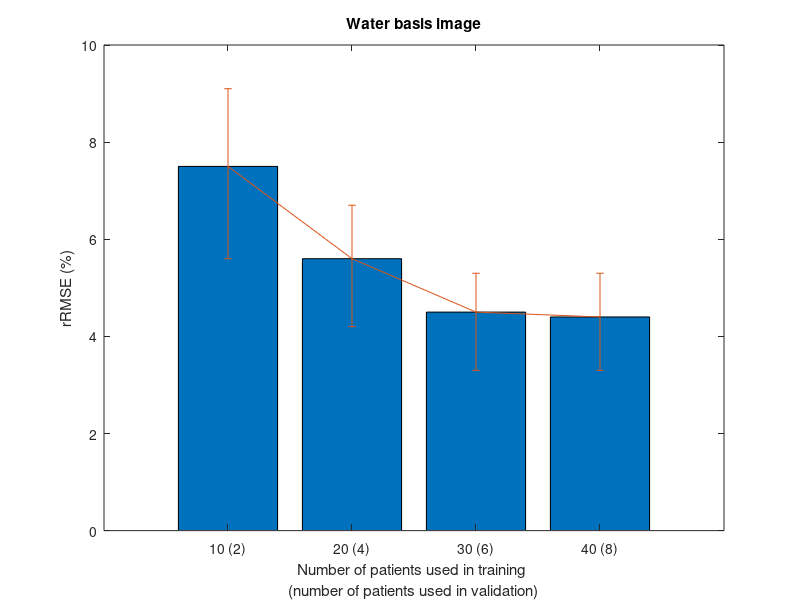

MATLAB code for this plot: (Note: this script raises an error after producing the figure.)
clear; clc; close all;
%%
x = [10, 20, 30, 40]; 
y1 = [7.5, 5.6, 4.5, 4.4]; 
y1_low = y1 - [5.6, 4.2, 3.3, 3.3];
y1_high = [9.1, 6.7, 5.3, 5.3] - y1;

y2 = [6.4, 5.4, 5.1, 5.0]; 
y2_low = y2 - [5.2, 4.4, 4.1, 4.0];
y2_high = [7.6, 6.3, 5.9, 5.8] - y2;

figure(1); 
bar(x, y1);  
xticks([10 20 30 40])
xticklabels({'10 (2)','20 (4)','30 (6)', '40 (8)'}); 
xlabel(sprintf('Number of patients used in training \n(number of patients used in validation)'));
ylabel('rRMSE (%)'); title('Water basis image'); 
hold on; 
er = errorbar(x, y1, y1_low, y1_high);    
er.Color = [0 0 0];                            
er.LineStyle = 'none';  

hold off;

figure(2); 
bar(x, y2);  
xticks([10 20 30 40])
xticklabels({'10 (2)','20 (4)','30 (6)', '40 (8)'}); 
xlabel(sprintf('Number of patients used in training \n(number of patients used in validation)'));
ylabel('rRMSE (%)'); title('Iodine basis image'); 
hold on; 
er = errorbar(x, y2, y2_low, y2_high);    
er.Color = [0 0 0];                            
er.LineStyle = 'none';  

hold off;